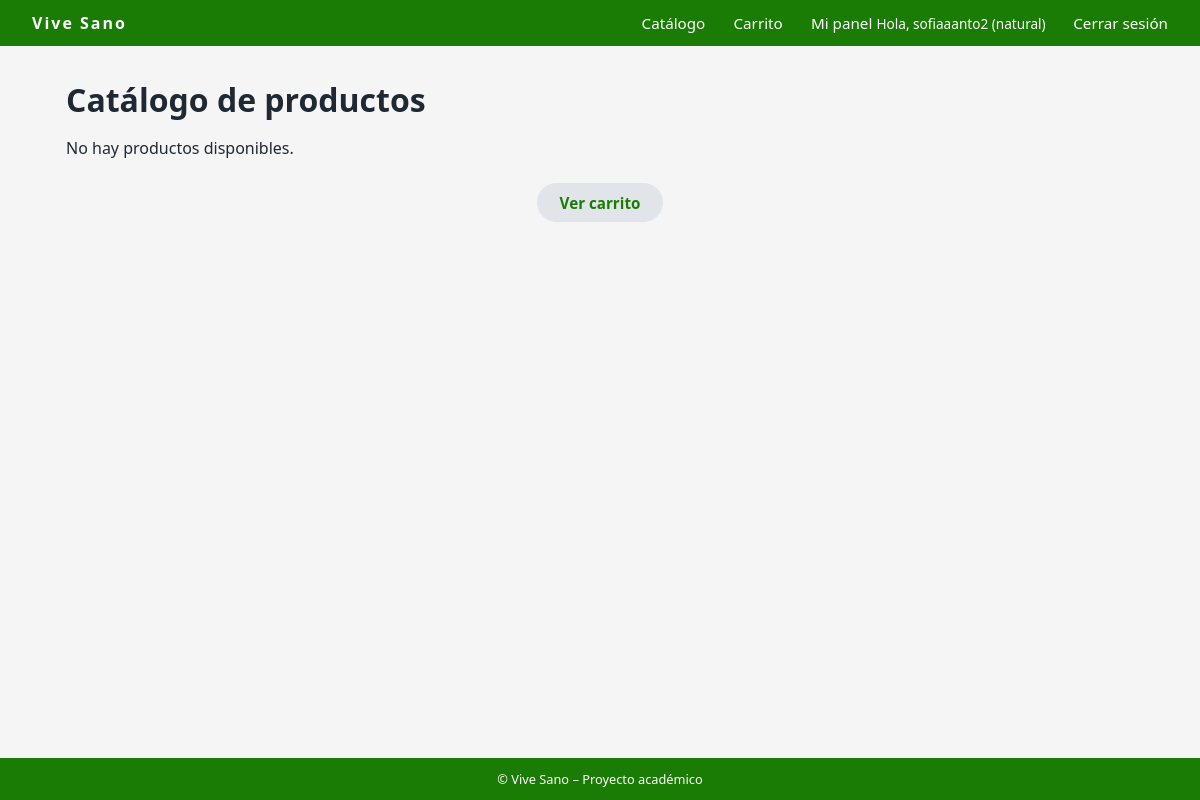
Before: /productos/catalogo/ (signed in) with the older database file.
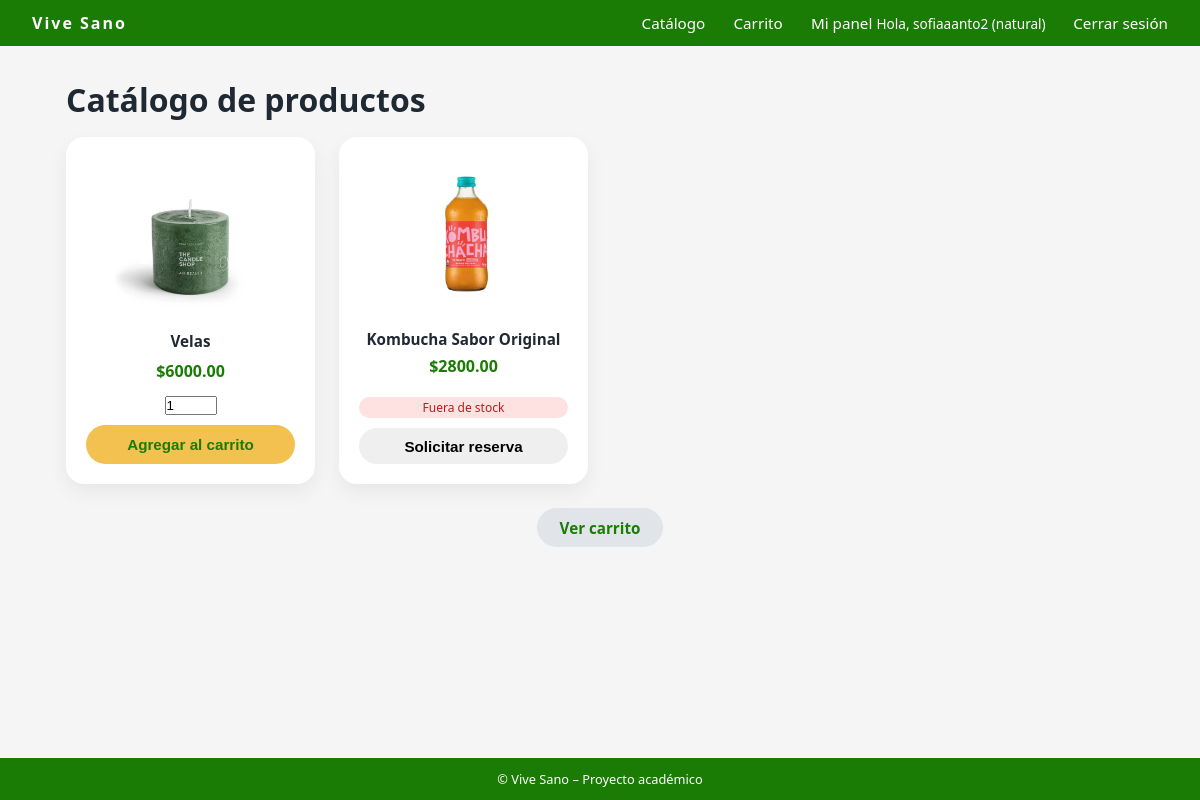
After: the same page with the newer database file.
### usuarios/models.py (models this page shows, shortened)
class Usuario(AbstractUser):
    TIPO_CLIENTE = [
        ("natural", "Persona Natural"),
        ("empresa", "Empresa"),
        ("admin", "Administrador"),
        ("atencion_cliente", "Atención al Cliente"),  # 👈 Cambiar de "soporte" a "atencion_cliente"
    ]
    rut = models.CharField(max_length=12, unique=True, blank=True, null=True)
    tipo_cliente = models.CharField(
        max_length=20,
        choices=TIPO_CLIENTE,
        default="natural"
    )

### productos/models.py (models this page shows, shortened)
class Producto(models.Model):
    CATEGORIAS = [
        ("organicos", "Orgánicos"),
        ("harinas", "Harinas"),
        ("sin gluten", "Sin Gluten"),
        ("s/lacteos", "Sin Lácteos"),
        ("bebidas", "Bebidas"),
        ("snacks", "Snacks"),
        ("suplementos", "Suplementos"),
        ("otros", "Otros"),
    ]
    nombre = models.CharField(max_length=100)
    descripcion = models.TextField(blank=True)
    precio = models.DecimalField(max_digits=10, decimal_places=2)
    stock = models.PositiveIntegerField(default=0)
    categoria = models.CharField(max_length=20, choices=CATEGORIAS, default="otros")
    activo = models.BooleanField(default=True)
    imagen = models.ImageField(
        upload_to="productos/",
        blank=True,
        null=True,
    )
    creado = models.DateTimeField(auto_now_add=True)
    actualizado = models.DateTimeField(auto_now=True)

### productos/views.py (the view)
# urls.py: path("catalogo/", views.catalogo, name="catalogo_productos"),
@login_required
def catalogo(request):
    productos = Producto.objects.filter(activo=True)  # Remover: stock__gt=0
    return render(request, "productos/catalogo.html", {"productos": productos})

### productos/templates/productos/catalogo.html (shortened to what this page needs)
{% extends 'core/base.html' %}
{% block content %}
<div class="container">
  <h1 style="margin-bottom:1rem;">Catálogo de productos</h1>
  <div class="products-grid">
    {% for p in productos %}
      <div class="product-card">
        {% if p.imagen %}
          <img src="{{ p.imagen.url }}" alt="{{ p.nombre }}">
        {% endif %}
        <div class="product-name">{{ p.nombre }}</div>
        <div class="product-price">${{ p.precio }}</div>
        {% if p.stock > 0 %}
          <form method="post" action="{% url 'agregar_al_carrito' p.id %}">
            <input type="number" name="cantidad" value="1" min="1" max="{{ p.stock }}" class="form-control" style="margin-bottom:0.6rem;">
            <button type="submit" class="btn btn-primary" style="width:100%;">Agregar al carrito</button>
          </form>
        {% else %}
          <div class="badge-status badge-off" style="display:block; text-align:center; margin-top:0.6rem; margin-bottom:0.6rem;">
            Fuera de stock
          </div>
          <form method="post" action="{% url 'solicitar_reserva' p.id %}">
            <button type="submit" class="btn btn-warning" style="width:100%;">Solicitar reserva</button>
          </form>
        {% endif %}
      </div>
    {% empty %}
      <p>No hay productos disponibles.</p>
    {% endfor %}
  </div>
  <div style="margin-top:1.5rem; text-align:center;">
    <a href="{% url 'ver_carrito' %}" class="btn btn-secondary">Ver carrito</a>
  </div>
</div>
{% endblock %}

### core/templates/core/base.html (shortened to what this page needs)
{% load static %}
<!DOCTYPE html>
<html>
<head>
    <link rel="stylesheet" href="{% static 'core/css/styles.css' %}">
</head>
<body>
<div class="site-wrapper">
    <header>
        <nav class="navbar">
            <div class="navbar-logo">
                Vive Sano
            </div>
            <div class="navbar-nav">
                <a href="{% url 'catalogo_productos' %}">Catálogo</a>
                {% if user.is_authenticated %}
                    <a href="{% url 'ver_carrito' %}">Carrito</a>
                    <a href="{% url 'dashboard' %}">Mi panel</a>
                    <span class="navbar-user">
                        Hola, {{ user.username }} ({{ user.tipo_cliente }})
                    </span>
                    <a href="{% url 'logout' %}">Cerrar sesión</a>
                {% else %}
                    <a href="{% url 'login' %}">Iniciar sesión</a>
                    <a href="{% url 'registrar' %}">Crear cuenta</a>
                {% endif %}
            </div>
        </nav>
    </header>
    <main>
        {% block content %}{% endblock %}
    </main>
    <footer class="footer">
        © {{ now|date:"Y" }} Vive Sano – Proyecto académico
    </footer>
</div>
</body>
</html>

### core/static/core/css/styles.css (style rules this page uses)
* { margin: 0; padding: 0; box-sizing: border-box; }
body { font-family: system-ui, -apple-system, BlinkMacSystemFont, "Segoe UI", sans-serif; background-color: #f5f5f5; color: #1f2933; }
.site-wrapper { min-height: 100vh; display: flex; flex-direction: column; }
main { flex: 1; }
.navbar { background-color:hsl(109, 94%, 25%); color: #ffffff; padding: 0.75rem 2rem; display: flex; align-items: center; justify-content: space-between; }
.navbar-logo { font-weight: 700; letter-spacing: 2px; }
.navbar-nav a { color: #ffffff; text-decoration: none; margin-left: 1.5rem; font-size: 0.95rem; }
.navbar-user { font-size: 0.85rem; }
.container { max-width: 1100px; margin: 2rem auto; padding: 0 1rem; }
.btn { display: inline-block; padding: 0.6rem 1.4rem; border-radius: 999px; border: none; cursor: pointer; font-size: 0.95rem; font-weight: 600; text-decoration: none; text-align: center; }
.btn-primary { background-color: #f2c14f; color:hsl(109, 94%, 25%); }
.btn-secondary { background-color: #e1e5ea; color:hsl(109, 94%, 25%); }
.products-grid { display: grid; grid-template-columns: repeat(auto-fill, minmax(220px, 1fr)); gap: 1.5rem; }
.product-card { background-color: #ffffff; border-radius: 18px; box-shadow: 0 8px 20px rgba(0,0,0,0.06); padding: 1.25rem; text-align: center; display: flex; flex-direction: column; justify-content: space-between; }
.product-card img { max-width: 100%; max-height: 160px; object-fit: contain; margin-bottom: 0.75rem; }
.product-name { font-weight: 600; font-size: 0.95rem; margin-bottom: 0.4rem; }
.product-price { color: hsl(109, 94%, 25%); font-weight: 700; margin-bottom: 0.6rem; font-size: 1rem; }
.footer { background-color: hsl(109, 94%, 25%); color: #ffffff; text-align: center; padding: 0.75rem; font-size: 0.8rem; }
.btn-primary { padding: 0.7rem 2rem; background: #f2c14f; border-radius: 50px; text-decoration: none; font-weight: bold; color: hsl(109, 94%, 25%); transition: 0.2s; }
.badge-status { padding: 0.15rem 0.6rem; border-radius: 999px; font-size: 0.75rem; }
.badge-off { background-color: #fee2e2; color: #b91c1c; }

Changed rows visible on the page:
added Producto: imagen (picture), nombre "Velas", precio "6000.00"
added Producto: imagen (picture), nombre "Kombucha Sabor Original", precio "2800.00", stock "Fuera de stock"
Other visible differences:
text no longer shown: "No hay productos disponibles."
